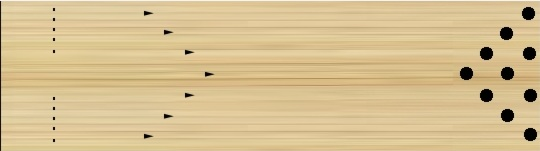
#> input picture rg-diff-brunswick-2025/bowling_lane.jpg, 540 x 151 px
$ python bowling.py
#> lines starting #> are read from the running program, lines starting #| are printed output that depends on the picture
import numpy as np
import matplotlib.pyplot as plt
import matplotlib.image as mpimg

class BowlingSimulation:
    def __init__(self, put_down_board, target_arrows, oil_pattern_length, speed, rev_rate, lane_image):
        self.put_down_board = put_down_board  # Initial board where ball is placed
        self.target_arrows = target_arrows  # Board number over arrows
        self.break_point_distance = oil_pattern_length - 10  # Rule-based breakpoint distance
        self.break_point_board = self.calculate_break_point(target_arrows)  # Rule of 13 applied
        self.speed = speed  # Ball speed (mph)
        self.rev_rate = rev_rate  # Revolutions per minute (RPM)
        self.lane_image = lane_image  # Bowling lane background image

    def calculate_break_point(self, target_board):
        """ Applies the Rule of 13 to determine break point board. """
        return max(1, min(39, (target_board - 13) * 2 + 13))  # Ensures valid board range

    def simulate_path(self):
        """
        Simulates ball trajectory, ensuring it starts at the put-down board,
        follows a realistic path to the break point, and smoothly hooks toward the pocket.
        """
        x_positions = np.linspace(0, 60, num=100)  # Lane distance from foul line to pins

        # Ball path before reaction (skid phase)
        board_positions = np.linspace(self.put_down_board, self.target_arrows, num=50)

        # Ball path after break point (smooth hook toward pocket using sigmoid curve)
        hook_factor = max(1, (self.rev_rate / self.speed) * 2)  # Hook intensity
        pocket_board = 17.5  # Pocket location for right-handed bowlers

        # Generate a smooth arc using a sigmoid curve from break point to pocket
        hook_positions = self.break_point_board + (pocket_board - self.break_point_board) / (1 + np.exp(-np.linspace(-3, 3, num=50)))

        # Combine trajectory
        board_positions = np.append(board_positions, hook_positions)

        # Ensure hook begins **exactly at the break point distance**
        reaction_index = np.argmin(np.abs(x_positions - self.break_point_distance))

        return x_positions, board_positions, reaction_index

    def display_result(self):
        """
        Visualizes ball path with a properly scaled bowling lane background.
        """
        x_positions, board_positions, reaction_index = self.simulate_path()

        # Load bowling lane image correctly scaled
        img = mpimg.imread(self.lane_image)
        fig, ax = plt.subplots(figsize=(8, 16))  # Adjusting figure size for better proportions
        ax.imshow(img, extent=[0, 60, 0, 40], aspect='auto')  # Ensure proper scaling

        # Plot ball path from put-down board
        ax.plot(x_positions, board_positions, label="Ball Path", color="blue", linewidth=2)

        # Mark reaction point at calculated break point distance
        ax.scatter(x_positions[reaction_index], board_positions[reaction_index], color="red", s=100, label=f"Reaction Point (Break Point: {self.break_point_board}, {self.break_point_distance} ft)")

        # Pocket reference
        ax.axhline(y=17.5, color='r', linestyle='--', label="Pocket (Board 17.5)")
        ax.set_xlabel("Lane Distance (feet)")
        ax.set_ylabel("Board Position")
        ax.set_title("Bowling Ball Trajectory Simulation with Smooth Hook Motion")
        ax.legend()
        plt.show()

# User input
put_down_board = float(input("Enter put-down board (1-39): "))
#> the answer given: 1
target_arrows = float(input("Enter target board over arrows: "))
#> the answer given: 3
oil_pattern_length = float(input("Enter total oil pattern length (feet): "))
#> the answer given: 3
speed = float(input("Enter ball speed (mph): "))
#> the answer given: 3
rev_rate = float(input("Enter rev rate (RPM): "))
#> the answer given: 3
lane_image = "bowling_lane.jpg"  # Use the generated lane image file

# Run simulation
bowling_sim = BowlingSimulation(put_down_board, target_arrows, oil_pattern_length, speed, rev_rate, lane_image)
bowling_sim.display_result()
#> in display_result, img is the input picture: shape (151, 540, 3); mean R, G, B 215.5, 192.6, 145.7
#> in display_result, `plt.show()`:
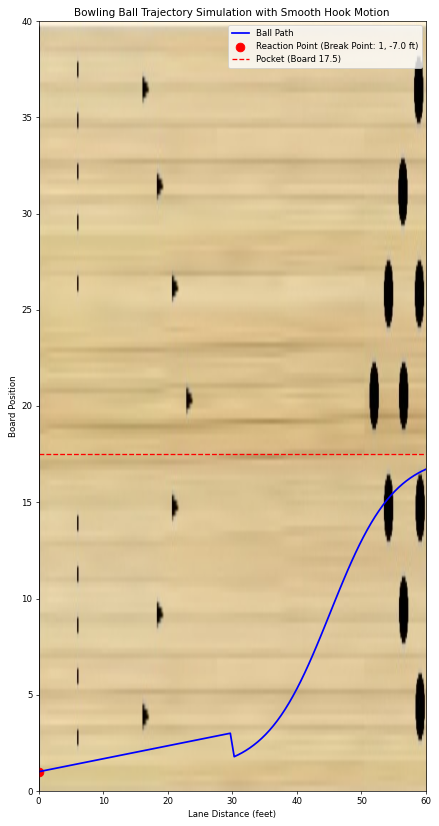
#> figure drawn by matplotlib, 1 panel
